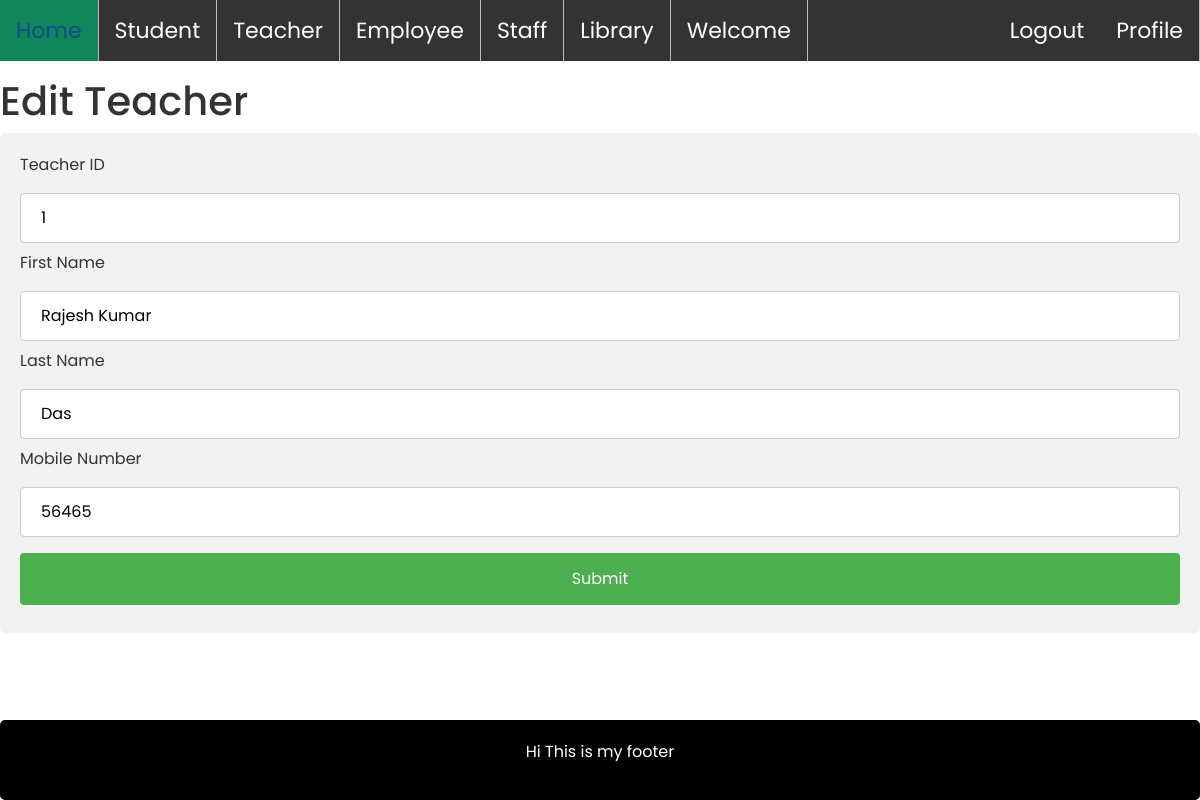
/ediiTeacher/1 (signed in), run on an earlier commit of the app's database.
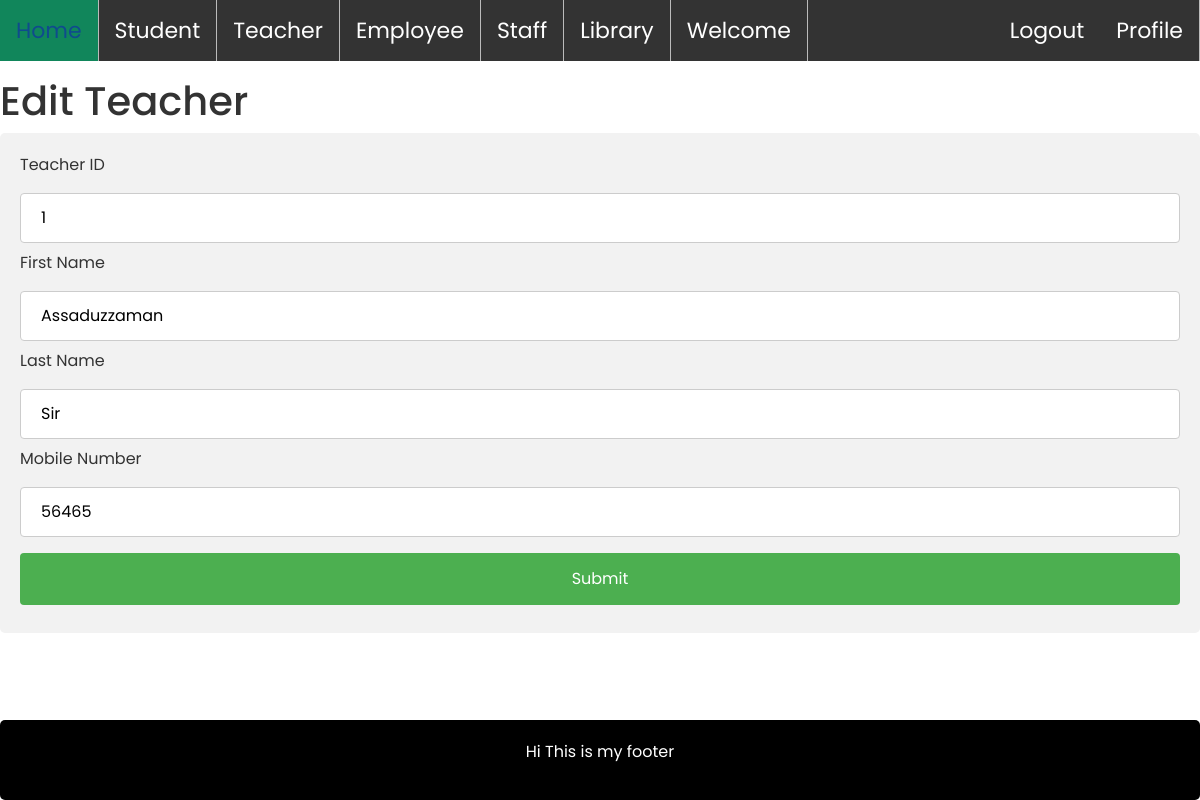
And on a later commit of the database.
### myApp/models.py (models this page shows, shortened)
class Teacher_Model(models.Model):
    FirstName=models.CharField(max_length=100)
    LastName=models.CharField(max_length=100)
    Mobile=models.CharField(max_length=100)
    profile_pic=models.ImageField(upload_to="media/profile_pic",null=True)

### myProject/views.py (the view)
# urls.py: path('ediiTeacher/<str:id>',views.ediiTeacher,name="ediiTeacher"),
@login_required
def ediiTeacher(request,id):
    teacher=Teacher_Model.objects.filter(id=id)
    context={
        'teacher':teacher,
    }
    return render(request,"ediiTeacher.html",context)

### Template/ediiTeacher.html (shortened to what this page needs)
{% extends 'home.html' %}
{% block content %}
<h1>Edit Teacher</Details></h1>
<div>
    <form  action=" {% url 'updateTeacher' %} "  method="post" enctype="multipart/form-data">
        {% for i in teacher %}
        <label for="fname">Teacher ID</label>
        <input type="text"  value="{{i.id}}" name="teacherid" placeholder="Your name.." required>
      <label for="fname">First Name</label>
      <input type="text" value="{{i.FirstName}}" name="firstname" placeholder="Your name.." required>
      <label >Last Name</label>
      <input type="text" value="{{i.LastName}}" name="lastname" placeholder="Your last name.." required>
      <label >Mobile Number</label>
      <input type="text" value="{{i.Mobile}}"  name="mobile" placeholder="Your Mobile Number.." required>
      <input type="submit" value="Submit">
      {% endfor %}
    </form>
  </div>
{% endblock %}

What changed in the data, as far as the page shows it:
changed Teacher_Model id 1: firstname "Rajesh Kumar" → "Assaduzzaman"; lastname "Das" → "Sir"
